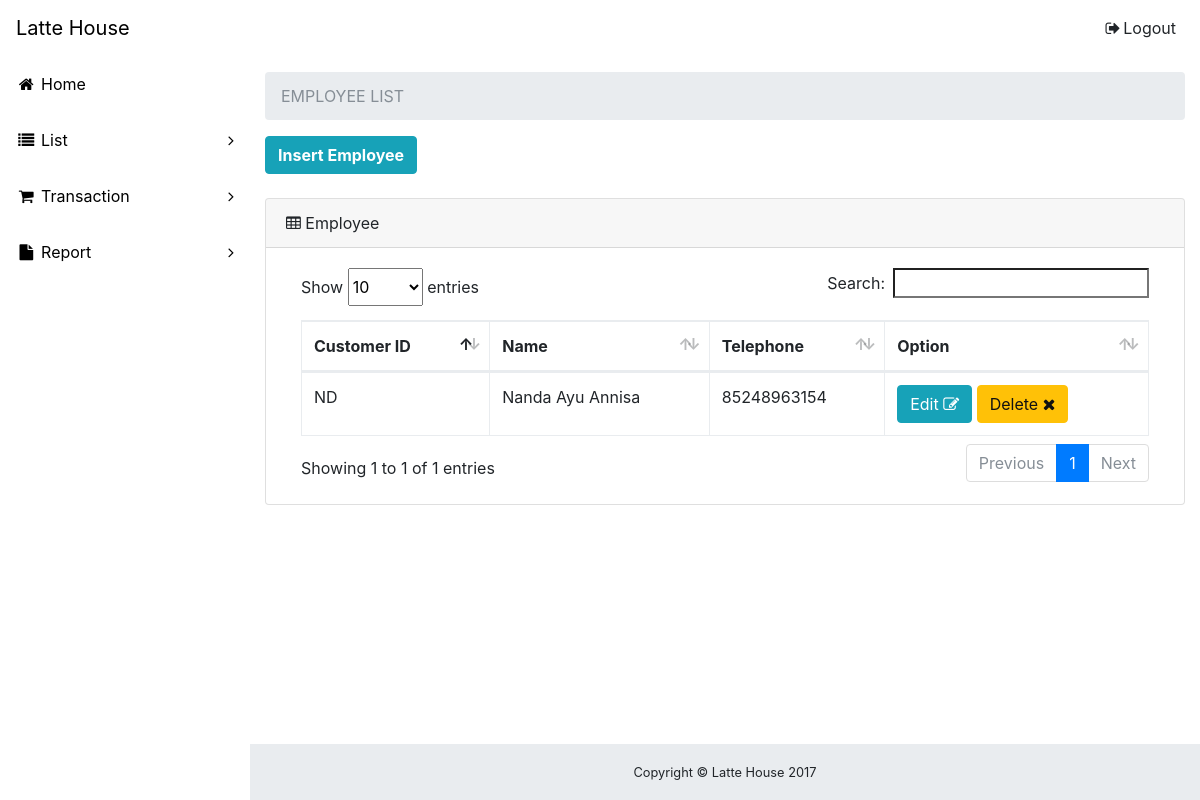
Page /employee.php on the committed database.
### tables this page shows
CREATE TABLE `employee` (
  `id_employee` char(2) NOT NULL,
  `nama_employee` varchar(30) DEFAULT NULL,
  `noTelp_employee` bigint(100) DEFAULT NULL
);

### ClassEMP.php (called while the page is built, shortened)
<?php
class Employee{
		function __construct(){
		$con = mysqli_connect("localhost","root","","paradise");
		$this->con = $con;
		}
function TampilSemuaEMP()
{
	$query = mysqli_query($this->con, "select *from employee");
	$i = 0;
	while($d = mysqli_fetch_array($query))
	{
		$data[$i]['id'] = $d['id_employee'];
		$data[$i]['nama_employee'] = $d['nama_employee'];
		$data[$i]['noTelp_employee'] = $d['noTelp_employee'];
		$i++;
	}
	return $data;
		}
	}
?>

### employee.php (the view, shortened to what this page needs)
<!DOCTYPE html>
<html lang="en">
<head>
  <link href="vendor/bootstrap/css/bootstrap.min.css" rel="stylesheet">
  <link href="vendor/font-awesome/css/font-awesome.min.css" rel="stylesheet" type="text/css">
  <link href="vendor/datatables/dataTables.bootstrap4.css" rel="stylesheet">
  <link href="css/sb-admin.css" rel="stylesheet">
</head>
<body class="fixed-nav sticky-footer bg-white" id="page-top">
  <nav class="navbar navbar-expand-lg navbar-white bg-white fixed-top" id="mainNav">
    <a class="navbar-brand" href="index.php">Latte House</a>
    <div class="collapse navbar-collapse" id="navbarResponsive">
      <ul class="navbar-nav navbar-sidenav" id="exampleAccordion">
        <li class="nav-item" data-toggle="tooltip" data-placement="right" title="Dashboard">
          <a class="nav-link" href="index.php">
            <i class="fa fa-fw fa-home"></i>
            <span class="nav-link-text">Home</span>
          </a>
        </li>
        <li class="nav-item" data-toggle="tooltip" data-placement="right" title="Components">
          <a class="nav-link nav-link-collapse collapsed" data-toggle="collapse" href="#collapseComponents" data-parent="#exampleAccordion">
            <i class="fa fa-fw fa-list"></i>
            <span class="nav-link-text">List</span>
          </a>
        </li>
        <li class="nav-item" data-toggle="tooltip" data-placement="right" title="Example Pages">
          <a class="nav-link nav-link-collapse collapsed" data-toggle="collapse" href="#collapseExamplePages" data-parent="#exampleAccordion">
            <i class="fa fa-fw fa-shopping-cart"></i>
            <span class="nav-link-text">Transaction</span>
          </a>
        </li>
        <li class="nav-item" data-toggle="tooltip" data-placement="right" title="Menu Levels">
          <a class="nav-link nav-link-collapse collapsed" data-toggle="collapse" href="#collapseMulti" data-parent="#exampleAccordion">
            <i class="fa fa-fw fa-file"></i>
            <span class="nav-link-text">Report</span>
          </a>
        </li>
      </ul>
      <ul class="navbar-nav ml-auto">
        <li class="nav-item">
          <a class="nav-link" data-toggle="modal" data-target="#exampleModal">
            <i class="fa fa-fw fa-sign-out"></i>Logout</a>
        </li>
      </ul>
    </div>
  </nav>
  <div class="content-wrapper">
    <div class="container-fluid">
      <ol class="breadcrumb">
        <li class="breadcrumb-item active">EMPLOYEE LIST</li>
      </ol>
<a href="daftarEMP.php" class="btn btn-shadow btn-info"><b> Insert Employee </b></a><br><br>
<?php
include "ClassEMP.php";
$em = new Employee;
?>
      <div class="card mb-3">
        <div class="card-header">
          <i class="fa fa-table"></i>&nbspEmployee</div>
        <div class="card-body">
          <div class="table-responsive">
            <table class="table table-bordered" id="dataTable" width="100%" cellspacing="0">
              <thead>
                <tr>
                   <th>Customer ID</th>
                  <th>Name</th>
                  <th>Telephone</th>
                  <th>Option</th>
                </tr>
              </thead>
              <?php
$data = $em->TampilSemuaEMP();
foreach($data as $d){
?>
<tr>
    <td><?php print $d['id']; ?></td>
	<td><?php print $d['nama_employee']; ?></td>
	<td><?php print $d['noTelp_employee']; ?></td>
	<td><a href="formUpdateEMP.php?id=<?php print $d['id'] ?>" class="btn btn-info">Edit <i class="fa fa-edit"></i></a>
	<a href="hapusEMP.php?id=<?php print $d['id']?>" class="btn btn-warning">Delete <i class="fa fa-remove"></i></a></td>
</tr>
	<?php }
		?>
            </table>
          </div>
        </div>
      </div>
    </div>
    <footer class="sticky-footer">
      <div class="container">
        <div class="text-center">
          <small>Copyright © Latte House 2017</small>
        </div>
      </div>
    </footer>
  </div>
</body>
</html>

### css/sb-admin.css (style rules this page uses)
html { position: relative; min-height: 100%; }
body { overflow-x: hidden; }
body.sticky-footer { margin-bottom: 56px; }
body.sticky-footer .content-wrapper { min-height: calc(100vh - 56px - 56px); }
body.fixed-nav { padding-top: 56px; }
.content-wrapper { min-height: calc(100vh - 56px); padding-top: 1rem; }
#mainNav .navbar-collapse { overflow: auto; max-height: 75vh; }
#mainNav .navbar-collapse .navbar-nav .nav-item .nav-link { cursor: pointer; }
#mainNav .navbar-collapse .navbar-sidenav .nav-link-collapse:after { float: right; content: '\f107'; font-family: 'FontAwesome'; }
#mainNav .navbar-collapse .navbar-sidenav .nav-link-collapse.collapsed:after { content: '\f105'; }
@media (min-width: 992px) { #mainNav .navbar-brand { width: 250px; } }
@media (min-width: 992px) { #mainNav .navbar-collapse { overflow: visible; max-height: none; } }
@media (min-width: 992px) { #mainNav .navbar-collapse .navbar-sidenav { position: absolute; top: 0; left: 0; overflow-x: hidden; overflow-y: auto; -webkit-flex-direction: column; -ms-flex-direction: column; flex-direction: column; margin-top: 56px; } }
@media (min-width: 992px) { #mainNav .navbar-collapse .navbar-sidenav > .nav-item { width: 250px; padding: 0; } }
@media (min-width: 992px) { #mainNav .navbar-collapse .navbar-sidenav > .nav-item > .nav-link { padding: 1em; } }
@media (min-width: 992px) { #mainNav.fixed-top .navbar-sidenav { height: calc(100vh - 112px); } }
.content-wrapper { overflow-x: hidden; background: white; }
@media (min-width: 992px) { .content-wrapper { margin-left: 250px; } }
footer.sticky-footer { position: absolute; right: 0; bottom: 0; width: 100%; height: 56px; background-color: #e9ecef; line-height: 55px; }
@media (min-width: 992px) { footer.sticky-footer { width: calc(100% - 250px); } }

### rows in the picture
employee: id_employee "ND", nama_employee "Nanda Ayu Annisa", noTelp_employee "85248963154"
